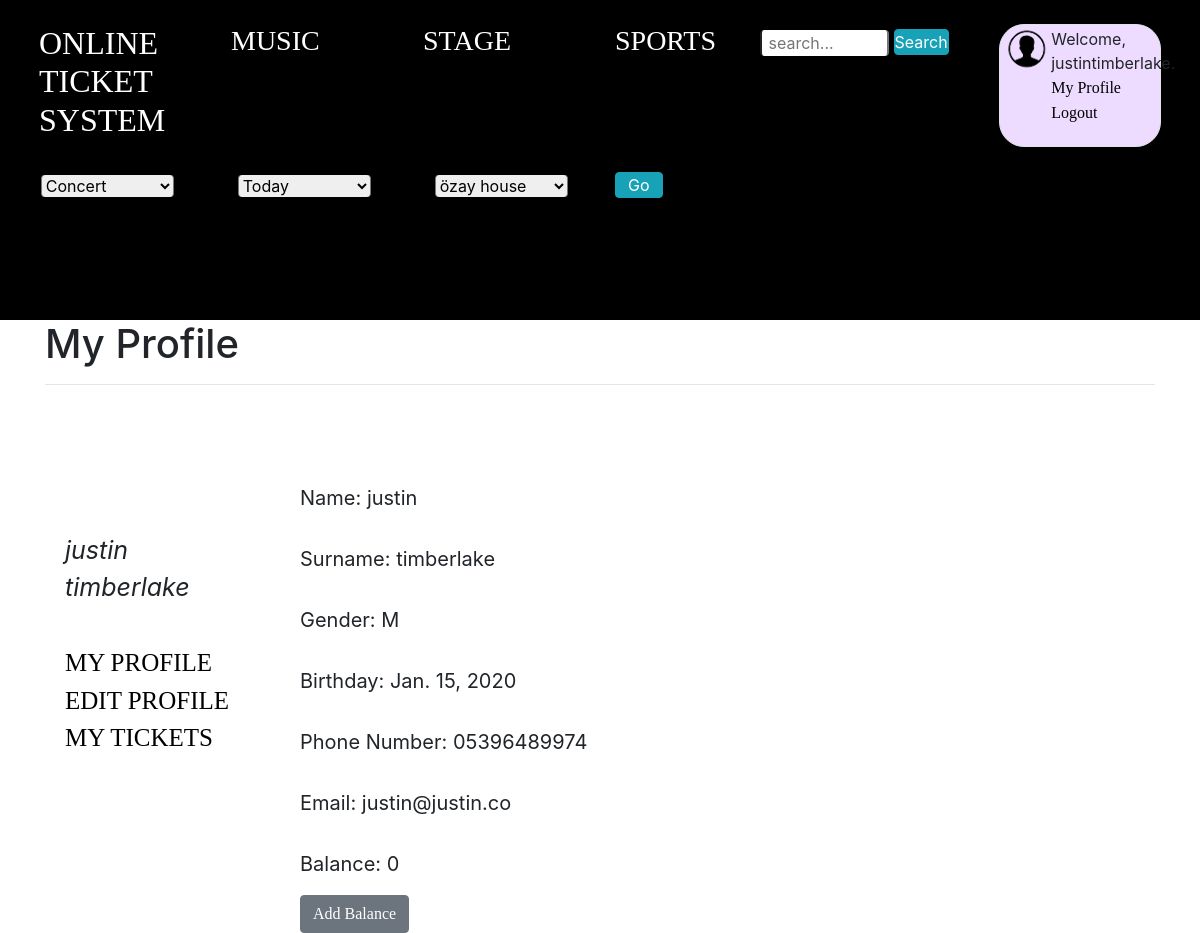
/account/profile/ (signed in), run on the app's committed database.
### website/models.py (models this page shows, shortened)
class UserProfile(models.Model):
    id = models.AutoField(primary_key=True)
    GENDER = (
        ('M', 'Male'),
        ('F', 'Female'),
    )
    gender = models.CharField(max_length=1, choices=GENDER)
    birthday = models.DateField()
    phone_number = models.CharField(max_length=11)
    img = models.URLField(null=True, blank=True)
    isOperator = models.BooleanField(default=False)
    user = models.ForeignKey(User, on_delete=models.CASCADE)
    balance = models.IntegerField(default=0)

### website/views.py (the view)
# urls.py: path('account/profile/', views.my_profile_view, name='my_profile'),
@login_required
def my_profile_view(request):
    user = request.user
    user_infos = UserProfile.objects.all().filter(user=user)
    context = {"user_infos": user_infos}
    return render(request, 'profile/profile.html', context)

### website/views.py (called while the page is built)
def return_stage_list(request):
    return {'stage_list': Stage.objects.all()}

### templates/profile/profile.html (shortened to what this page needs)
{% extends 'base.html' %}
{% block head %}
    {% load static %}
    <link rel="stylesheet" type="text/css" href="{% static "css/profile/profil.css" %}">
{% endblock %}
{% block content %}
<div id="mainDiv">
    <h1 id="header">My Profile</h1>
    <hr>
    <div class="infos">
        {% block info %}
            {% for info in user_infos %}
                <p>Name: {{ info.user.first_name }} </p>
                <p>Surname: {{ info.user.last_name }}</p>
                <p>Gender: {{ info.gender }}</p>
                <p>Birthday: {{ info.birthday }}</p>
                <p>Phone Number: {{ info.phone_number }}</p>
                <p>Email: {{  info.user.email }}</p>
                <p>Balance: {{  info.balance }}</p>
                <a href="{% url 'add_balance' %}"><button type="button" class="btn btn-secondary">Add Balance</button></a>
            {% endfor %}
        {% endblock %}
    </div>
    <div id="main_menu">
        <i>{% for info in user_infos %}
          {{ info.user.first_name }}
          {{ info.user.last_name }}
        {% endfor %}</i><br><br>
        <a href="{% url 'my_profile' %}">My Profile</a><br>
        <a href="{% url 'edit_my_profile' %}">Edit Profile</a><br>
        <a href="{% url 'my_transactions' %}">My Tickets</a><br>
        <br><br>
    </div>
</div>
{% endblock %}

### templates/base.html (shortened to what this page needs)
<!DOCTYPE html>
<html lang="en">
<head>
    <link rel="stylesheet" href="https://stackpath.bootstrapcdn.com/bootstrap/4.4.1/css/bootstrap.min.css">
     {% block head %}
             {% endblock %}
     {% load static %}
    <link rel="stylesheet" type="text/css" href="{% static 'css/base.css' %}">
</head>
<body>
    <header>
  <video playsinline="playsinline" autoplay="autoplay" muted="muted" loop="loop">
    <source src="{% static 'media/homevideo.mp4' %}" type="video/mp4">
  </video>
        <div class="row" id='mainRow'>
            <div class="col-sm-2">
                <div id="webSiteName">
                    <a href="{%  url 'home' %}">
                        <h2>Online Ticket System</h2>
                    </a>
                </div>
            </div>
            <div class="col-sm-2">
                <div class="topicsName">
                    <a href="{% url 'concert_event'  %} ">
                        <h3>Music</h3>
                    </a>
                </div>
            </div>
            <div class="col-sm-2">
                <div class="topicsName">
                    <a href="{% url 'theatre_event'  %} ">
                        <h3>Stage</h3>
                    </a>
                </div>
            </div>
            <div class="col-sm-1">
                <div class="topicsName">
                    <a href="{% url 'sport_event'  %} ">
                        <h3>Sports</h3>
                    </a>
                </div>
            </div>
            <div class="col-md-3">
                <div class="search-container">
                    <form method="GET" action="{% url 'overall_search' %}">
                    <input required name="q" value="{{ request.GET.q }}" placeholder=" search...">
                    <button class="btn btn-info py-0 px-0" type="submit">Search</button>
                    </form>
                </div>
            </div>
            <div class="col-sm-2">
            <div class="border">
                <div class="avatarDiv">
                    <img src={% static "media/user-avatar.png" %} alt="user-avatar">
                </div>
                <div class="accountTextDiv">
                    {% if user.is_authenticated %}
                    <p class="login">Welcome, {{ user.get_username }}.
                    <a href="{% url 'my_profile' %}">My Profile</a>
                        <a href="{% url 'logout' %}">Logout</a></p>
                    {% else %}
                    <p><a  href="{% url 'login' %}">Login</a></p>
                    {% endif %}
                </div>
            </div>
            </div>
        </div>
        <div class="row" id='searchFilterRow'>
            <table>
            <form action="{% url 'opinion_search' %}" method="post" >
            <div class="col-sm-2">
                <div class="categories">
                    <select name="categories">
                        <option value="C">Concert</option>
                    </select>
                </div>
            </div>
            <div class="col-sm-2">
                <div class="categories">
                    <select name="dates">
                        <option value="Today">Today</option>
                    </select>
                </div>
            </div>
            <div class="col-sm-2">
                <div class="categories">
                    <select name="stage_names">
                       {% for stage in stage_list %}
                        <option value="{{ stage.place }}">{{ stage.place }}</option>
                        {% endfor %}
                    </select>
                </div>
            </div>
            <div class="col-sm-1">
                <div class="categories">
                     <button class="btn btn-info py-0 " type="submit">Go</button>
            </div>
                </div>
            </form>
</table>
        </div>
    </header>
    <div class="container-xl">
            {% block content %}
             {% endblock %}
    </div>
</body>
</html>

### website/static/css/profile/profil.css (style rules this page uses)
.infos p { padding-top: 15px; }
.infos { position: relative; width:600px; font-size:20px; height: 100px; margin: auto; margin-top: 7.5%; }
#main_menu a { color: black; }
#main_menu { position: absolute; width:200px; top:57%; font-size: 25px; padding-left:20px; }

### website/static/css/base.css (style rules this page uses)
body { width: 100%; }
a { color: white; font-family: "Century Gothic", serif; text-decoration: none; text-transform: uppercase; }
.accountTextDiv a { color: white; font-family: "Century Gothic", serif; text-decoration: none; text-transform: initial; }
header { position: relative; background-color: black; height: 40vh; min-height: 15rem; width: 100%; overflow: hidden; }
header video { position: absolute; top: 50%; left: 50%; min-width: 100%; min-height: 100%; width: auto; height: auto; z-index: 0; -ms-transform: translateX(-50%) translateY(-50%); -moz-transform: translateX(-50%) translateY(-50%); -webkit-transform: translateX(-50%) translateY(-50%); transform: translateX(-50%) translateY(-50%); }
#webSiteName { float: left; width: 14%; height: 95%; margin: auto; }
.topicsName { float: left; width: 14%; height: 95%; margin: auto; }
.avatarDiv { float: left; width: 30%; height: 95%; margin: auto; margin-left: 2%; }
.avatarDiv img { max-width: 100%; max-height: 100%; }
.border { border-radius: 25px; border-color: #eddcff ; background: #eddcff; width: 100%; height: 100%; }
.accountTextDiv { float: left; width: 60%; height: 95%; margin: auto; padding-top: 1%; }
.accountTextDiv p { width: 100%; }
.search-container { margin: auto; width: 100%; height: 25%; padding-top: 2%; }
.search-container input { margin-left: 19%; width: 50%; webkit-border-radius: 4px !important; -moz-border-radius: 4px !important; border-radius: 4px !important; -webkit-border-top: 4px !important; -moz-border-top: 4px !important; border-top: 4px !important; -webkit-border-bottom: 4px !important; -moz-border-bottom: 4px !important; border-bottom: 4px !important; }
.search-container button { margin-bottom: 2%; }
#searchFilterRow { height: 20%; margin-top: 2%; padding-left: 2%; padding-right: 2%; text-align: center; }
.accountTextDiv a { color: black; }
.row select { webkit-border-radius: 4px !important; -moz-border-radius: 4px !important; border-radius: 4px !important; -webkit-border-top: 4px !important; -moz-border-top: 4px !important; border-top: 4px !important; -webkit-border-bottom: 4px !important; -moz-border-bottom: 4px !important; border-bottom: 4px !important; }
#mainRow { margin: auto; padding-left: 2%; padding-right: 2%; padding-top: 2%; }
.categories { float: left; width: 100%; height: 100%; margin: auto; padding-top: 1.5%; }
.categories select { width: 80%; right: 10%; height: fit-content; }
.categories button { float: left; }

### data on the page
UserProfile: user.first_name "justin", user.last_name "timberlake", gender "M", birthday "Jan. 15, 2020", phone_number "05396489974", user.email "justin@justin.co", balance "0"

### other printed values
{{ user.get_username }} "justintimberlake"
form field stage_names "özay house"
